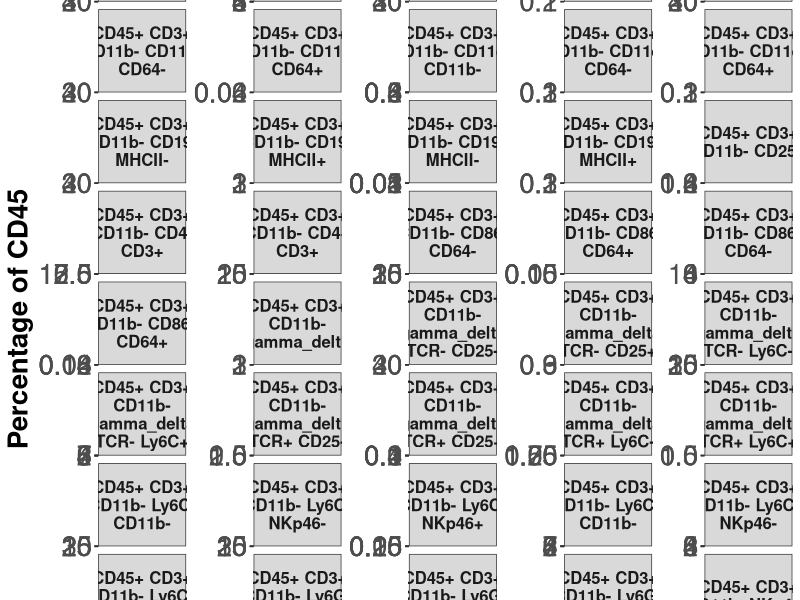

Write R code to recreate this figure.
## ---- chunk 1
library(readxl)
library(ggplot2)
library(RColorBrewer)
library(dplyr)
library(tidyverse)
library(scales)
library(stringr)
library(tidyr)
library(knitr)
library(forcats)
library(broom)
library(ggfortify)
library(stats)
library(ggpubr)
library(grDevices)
library(rstatix)
library(writexl)

## ---- chunk 2
# antibody_panel <- read_excel
## ---- chunk 3
Df <- read_excel("DATA/innate_normalizedto45.xlsx", sheet = "CD3CD11b No Day 14")

marker_legend <- read_excel("DATA/marker legend.xlsx")

# Remove Freq of Parent columns
Df1 <- Df %>% 
  select(-matches("Parent"))
# Remove "Leukocytes/LIVE/Single Cells/" from col names
names(Df1) <- str_remove(names(Df1), "Leukocytes/LIVE/Single Cells/")

Df1 <- Df1 %>%
  rename_all(funs(str_replace(., "\\|.+", "")))# Remove "|Freq of..." from col names

Df1 <- Df1 %>%
  rename_all(funs(str_replace_all(., "\\/Q[:digit:]+\\:", ""))) %>%
  rename_all(funs(str_replace(., "\\/", " "))) %>%
  rename_all(funs(str_replace(., "\\,", " "))) %>%
  rename_all(funs(str_replace(., "\\ \\,", " ")))

# str_extract_all(names(Df1), "[:alpha:]+[:digit:]+[\\+\\-]")
# 
# 
# 
# 
# 
# 
# marker_select <- function(col_title) {
#   marker_df <- str_detect(names(DATA1), "[\\+\\-]") 
#   return(marker_df)
# }

## ---- chunk 4
tidy_Df1 <- pivot_longer(data = Df1, cols =  starts_with("CD45+"), names_to = "cell_types", values_to = "percentage_of_CD45") 

tidy_Df1 <- tidy_Df1 %>%
  separate(col = "SAMPLE", into = c("day", "replicate"))


tidy_Df1 %>%
  select(cell_types) %>%
  unique()

tidy_Df1 <- tidy_Df1 %>%
  filter(percentage_of_CD45 > 0.005)

head(tidy_Df1, n=10)
## ---- chunk 5
# Select CD3 & CD11b populations and create new data frames 
 
CD3pos_CD11bneg <- tidy_Df1 %>%
  filter(str_detect(cell_types, "CD3\\+ + CD11b\\-")) 

CD3neg_CD11bpos <- tidy_Df1 %>%
  filter(str_detect(cell_types, "CD3\\- + CD11b\\+")) 

CD3neg_CD11bneg <- tidy_Df1 %>%
  filter(str_detect(cell_types, "CD3\\- + CD11b\\-"))

## ---- chunk 6
CD3pos_CD11bneg_bar_plot <- CD3pos_CD11bneg %>%
mutate(day = fct_relevel(day,
            "CNT", "D3", "D7",
            "D28")) %>%
  ggplot(aes(x = day, y = percentage_of_CD45, fill= day)) +
  stat_boxplot( aes(day, percentage_of_CD45), 
    geom='errorbar', linetype=1, width=0.5)+  
  geom_boxplot(aes(day, percentage_of_CD45)) + 
  facet_wrap(~cell_types, scale = "free_y", labeller = label_wrap_gen(width=15), ncol = 5, nrow = 20) + 
  theme_bw() + 
  theme(axis.text.x = element_blank(), axis.text.y = element_text(size = 20), 
        axis.title.x = element_text(size = 20, face = "bold"), 
        axis.title.y = element_text(size = 20, face = "bold"), 
        legend.text = element_text(size = 20), 
        legend.title = element_text(size = 20), 
        plot.title = element_text(color="black", size=30, face="bold")) + 
  labs (y="Percentage of CD45", x = "Day") + 
  theme(strip.text = element_text(size=12, face = "bold")) + theme(legend.position="bottom") +
  ggtitle("Changes in immune cell populations (lung) CD3+ CD11b-") +
  stat_compare_means(label = "p.signif", method = "t.test",
                     ref.group = "CNT")



CD3neg_CD11bpos_bar_plot <- CD3neg_CD11bpos %>%
mutate(day = fct_relevel(day, 
            "CNT", "D3", "D7", 
            "D28")) %>%
  ggplot(aes(x = day, y = percentage_of_CD45, fill= day)) +
  stat_boxplot( aes(day, percentage_of_CD45), 
    geom='errorbar', linetype=1, width=0.5)+  
  geom_boxplot( aes(day, percentage_of_CD45)) + 
  facet_wrap(~cell_types, scale = "free_y", labeller = label_wrap_gen(width=15), ncol = 5, nrow = 20) + 
  theme_bw() + 
  theme(axis.text.x = element_blank(), axis.text.y = element_text(size = 20), 
        axis.title.x = element_text(size = 20, face = "bold"), 
        axis.title.y = element_text(size = 20, face = "bold"), 
        legend.text = element_text(size = 20), 
        legend.title = element_text(size = 20), 
        plot.title = element_text(color="black", size=30, face="bold")) + 
  labs (y="Percentage of CD45", x = "Day") + 
  theme(strip.text = element_text(size=12, face = "bold")) + theme(legend.position="bottom") +
  ggtitle("Changes in immune cell populations (lung) CD3- CD11b+") +
  stat_compare_means(label = "p.signif", method = "t.test",
                     ref.group = "CNT")



CD3neg_CD11bneg_bar_plot <- CD3neg_CD11bneg %>%
mutate(day = fct_relevel(day, 
            "CNT", "D3", "D7", 
            "D28")) %>%
  ggplot(aes(x = day, y = percentage_of_CD45, fill= day)) +
  stat_boxplot( aes(day, percentage_of_CD45), 
    geom='errorbar', linetype=1, width=0.5)+  
  geom_boxplot( aes(day, percentage_of_CD45)) + 
  facet_wrap(~cell_types, scale = "free_y", labeller = label_wrap_gen(width=15), ncol = 5, nrow = 20) + 
  theme_bw() + 
  theme(axis.text.x = element_blank(), axis.text.y = element_text(size = 20), 
        axis.title.x = element_text(size = 20, face = "bold"), 
        axis.title.y = element_text(size = 20, face = "bold"), 
        legend.text = element_text(size = 20), 
        legend.title = element_text(size = 20), 
        plot.title = element_text(color="black", size=30, face="bold")) + 
  labs (y="Percentage of CD45", x = "Day") + 
  theme(strip.text = element_text(size=12, face = "bold")) + theme(legend.position="bottom") +
  ggtitle("Changes in immune cell populations (lung) CD3- CD11b-") +
  stat_compare_means(label = "p.signif", method = "t.test",
                     ref.group = "CNT")

CD3pos_CD11bneg_bar_plot
# CD3neg_CD11bpos_bar_plot
# CD3neg_CD11bneg_bar_plot
